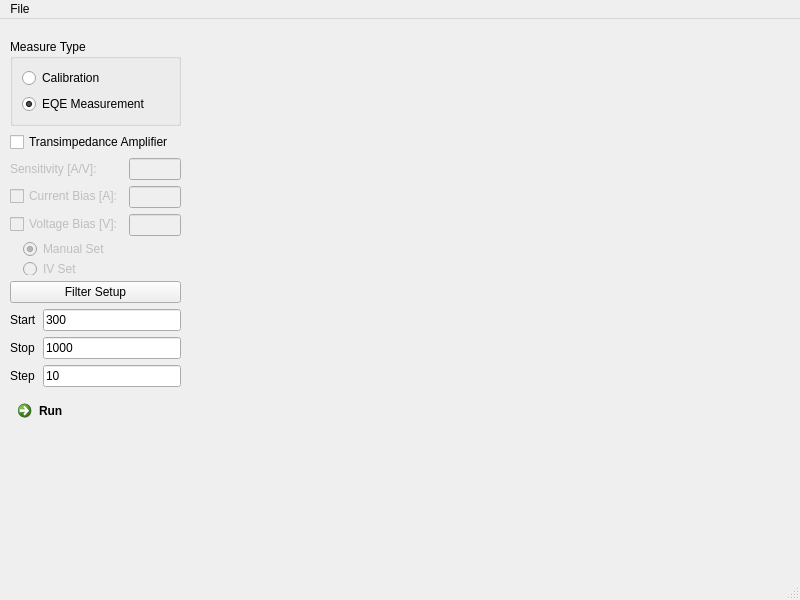
<?xml version="1.0" encoding="UTF-8"?>
<ui version="4.0">
 <class>MainWindow</class>
 <widget class="QMainWindow" name="MainWindow">
  <property name="geometry">
   <rect>
    <x>0</x>
    <y>0</y>
    <width>800</width>
    <height>600</height>
   </rect>
  </property>
  <property name="windowTitle">
   <string>MainWindow</string>
  </property>
  <widget class="QWidget" name="centralwidget">
   <widget class="MatplotlibWidget" name="main_plot">
    <property name="geometry">
     <rect>
      <x>189</x>
      <y>20</y>
      <width>601</width>
      <height>521</height>
     </rect>
    </property>
   </widget>
   <widget class="QWidget" name="">
    <property name="geometry">
     <rect>
      <x>10</x>
      <y>20</y>
      <width>171</width>
      <height>390</height>
     </rect>
    </property>
    <layout class="QVBoxLayout" name="verticalLayout_5">
     <item>
      <widget class="QGroupBox" name="meas_type">
       <property name="title">
        <string>Measure Type</string>
       </property>
       <layout class="QVBoxLayout" name="verticalLayout_2">
        <item>
         <layout class="QVBoxLayout" name="verticalLayout_4">
          <item>
           <widget class="QRadioButton" name="type_radio_cal">
            <property name="text">
             <string>Calibration</string>
            </property>
           </widget>
          </item>
          <item>
           <widget class="QRadioButton" name="type_radio_meas">
            <property name="text">
             <string>EQE Measurement</string>
            </property>
            <property name="checked">
             <bool>true</bool>
            </property>
           </widget>
          </item>
         </layout>
        </item>
       </layout>
      </widget>
     </item>
     <item>
      <layout class="QVBoxLayout" name="verticalLayout_3">
       <item>
        <widget class="QCheckBox" name="tia_enable">
         <property name="text">
          <string>Transimpedance Amplifier</string>
         </property>
        </widget>
       </item>
       <item>
        <layout class="QFormLayout" name="formLayout_2">
         <item row="0" column="0">
          <widget class="QLabel" name="tia_lsens">
           <property name="enabled">
            <bool>false</bool>
           </property>
           <property name="text">
            <string>Sensitivity [A/V]:</string>
           </property>
          </widget>
         </item>
         <item row="0" column="1">
          <widget class="QLineEdit" name="sens_value">
           <property name="enabled">
            <bool>false</bool>
           </property>
          </widget>
         </item>
         <item row="1" column="0">
          <widget class="QCheckBox" name="cur_enable">
           <property name="enabled">
            <bool>false</bool>
           </property>
           <property name="text">
            <string>Current Bias [A]:</string>
           </property>
          </widget>
         </item>
         <item row="1" column="1">
          <widget class="QLineEdit" name="cur_value">
           <property name="enabled">
            <bool>false</bool>
           </property>
          </widget>
         </item>
         <item row="2" column="0">
          <widget class="QCheckBox" name="volt_enable">
           <property name="enabled">
            <bool>false</bool>
           </property>
           <property name="text">
            <string>Voltage Bias [V]:</string>
           </property>
          </widget>
         </item>
         <item row="2" column="1">
          <widget class="QLineEdit" name="volt_value">
           <property name="enabled">
            <bool>false</bool>
           </property>
          </widget>
         </item>
         <item row="3" column="0">
          <layout class="QHBoxLayout" name="horizontalLayout">
           <item>
            <spacer name="horizontalSpacer">
             <property name="orientation">
              <enum>Qt::Horizontal</enum>
             </property>
             <property name="sizeHint" stdset="0">
              <size>
               <width>13</width>
               <height>17</height>
              </size>
             </property>
            </spacer>
           </item>
           <item>
            <layout class="QVBoxLayout" name="volt_setby">
             <item>
              <widget class="QRadioButton" name="volt_radio_man">
               <property name="enabled">
                <bool>false</bool>
               </property>
               <property name="text">
                <string>Manual Set</string>
               </property>
               <property name="checked">
                <bool>true</bool>
               </property>
              </widget>
             </item>
             <item>
              <widget class="QRadioButton" name="volt_radio_iv">
               <property name="enabled">
                <bool>false</bool>
               </property>
               <property name="text">
                <string>IV Set</string>
               </property>
               <property name="checked">
                <bool>false</bool>
               </property>
              </widget>
             </item>
            </layout>
           </item>
          </layout>
         </item>
         <item row="3" column="1">
          <spacer name="horizontalSpacer_2">
           <property name="orientation">
            <enum>Qt::Horizontal</enum>
           </property>
           <property name="sizeHint" stdset="0">
            <size>
             <width>70</width>
             <height>20</height>
            </size>
           </property>
          </spacer>
         </item>
        </layout>
       </item>
      </layout>
     </item>
     <item>
      <widget class="QPushButton" name="filter_button">
       <property name="text">
        <string>Filter Setup</string>
       </property>
      </widget>
     </item>
     <item>
      <layout class="QVBoxLayout" name="verticalLayout">
       <item>
        <layout class="QFormLayout" name="formLayout">
         <item row="0" column="0">
          <widget class="QLabel" name="label">
           <property name="text">
            <string>Start</string>
           </property>
          </widget>
         </item>
         <item row="0" column="1">
          <widget class="QLineEdit" name="wavelength_start">
           <property name="text">
            <string>300</string>
           </property>
          </widget>
         </item>
         <item row="1" column="0">
          <widget class="QLabel" name="label_2">
           <property name="text">
            <string>Stop</string>
           </property>
          </widget>
         </item>
         <item row="1" column="1">
          <widget class="QLineEdit" name="wavelength_end">
           <property name="inputMethodHints">
            <set>Qt::ImhDigitsOnly</set>
           </property>
           <property name="text">
            <string>1000</string>
           </property>
          </widget>
         </item>
         <item row="2" column="0">
          <widget class="QLabel" name="label_3">
           <property name="text">
            <string>Step</string>
           </property>
          </widget>
         </item>
         <item row="2" column="1">
          <widget class="QLineEdit" name="wavelength_step">
           <property name="text">
            <string>10</string>
           </property>
          </widget>
         </item>
        </layout>
       </item>
       <item>
        <widget class="QCommandLinkButton" name="start_button">
         <property name="text">
          <string>Run</string>
         </property>
        </widget>
       </item>
      </layout>
     </item>
    </layout>
   </widget>
  </widget>
  <widget class="QMenuBar" name="menubar">
   <property name="geometry">
    <rect>
     <x>0</x>
     <y>0</y>
     <width>800</width>
     <height>21</height>
    </rect>
   </property>
   <widget class="QMenu" name="menuFile">
    <property name="title">
     <string>File</string>
    </property>
    <addaction name="actionLoad_Calibration"/>
    <addaction name="actionLoad_IV"/>
    <addaction name="separator"/>
    <addaction name="actionQuit"/>
   </widget>
   <addaction name="menuFile"/>
  </widget>
  <widget class="QStatusBar" name="statusbar"/>
  <action name="actionLoad_Calibration">
   <property name="text">
    <string>Load Calibration</string>
   </property>
  </action>
  <action name="actionQuit">
   <property name="text">
    <string>Quit</string>
   </property>
  </action>
  <action name="actionLoad_IV">
   <property name="text">
    <string>Load IV</string>
   </property>
  </action>
 </widget>
 <customwidgets>
  <customwidget>
   <class>MatplotlibWidget</class>
   <extends>QWidget</extends>
   <header>matplotlibwidget</header>
  </customwidget>
 </customwidgets>
 <resources/>
 <connections/>
</ui>
